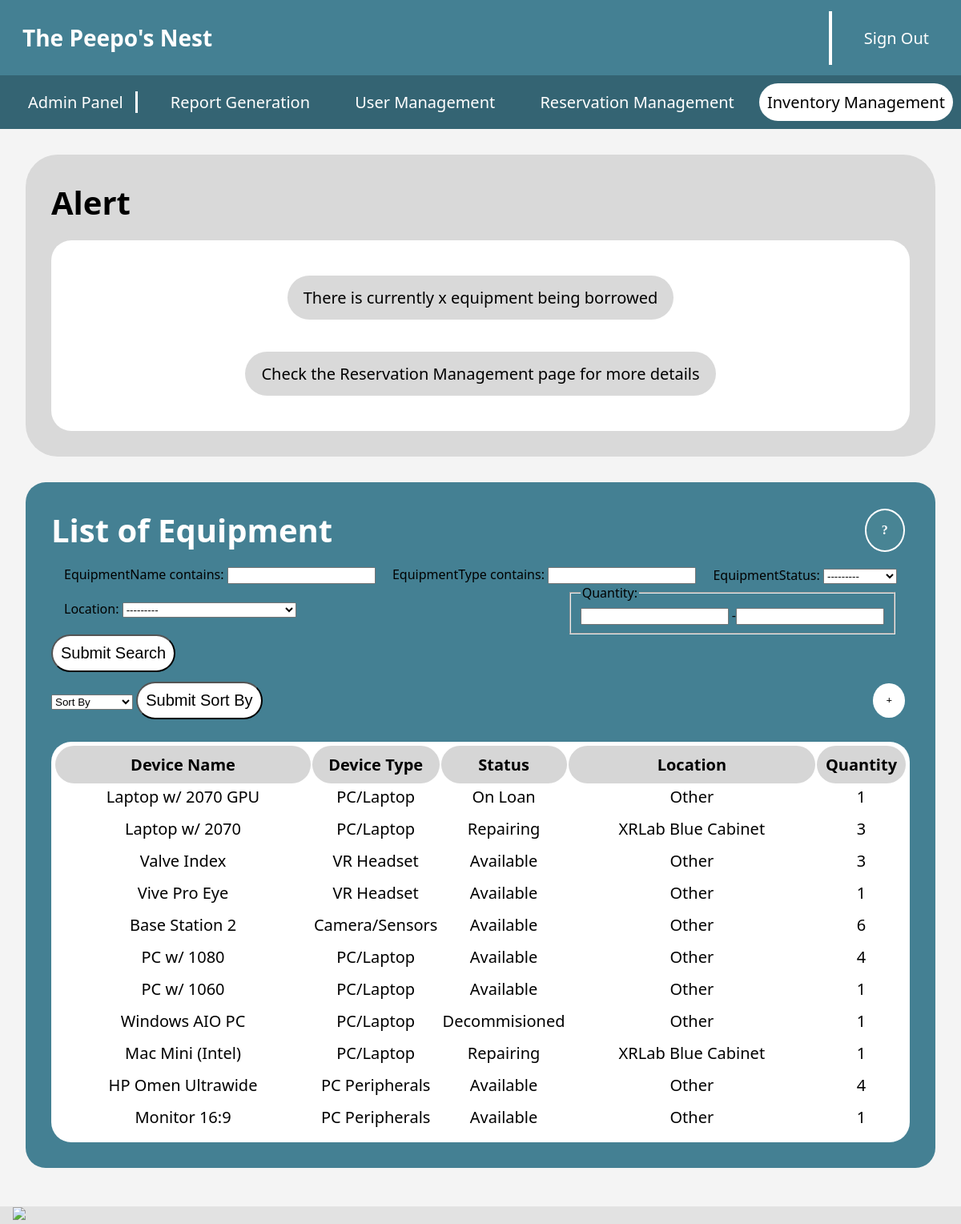
The app's page /inventory/inventorymanagement with its own data.
### equipment_management/models.py (models this page shows)
class Equipment(models.Model):
    Status_Choices = [
        ('On_loan', 'On Loan'),
        ('Repairing', 'Repairing'),
        ('Available', 'Available'),
        ('Unavailable', 'Unavailable')
    ]
    Location_choices = [
        ('blue_cabinet', 'XRLab Blue Cabinet'),
        ('blue_cabinet_large', 'XRLab Blue Cabinet Large'),
        ('medium_wooden_cabinet', 'XRLab Medium Wooden Cabinet'),
        ('other', 'Other'),
    ]
    equipmentName = models.CharField(max_length=100)
    equipmentStatus = models.CharField(max_length=100, choices=Status_Choices, default='Available')
    equipmentType = models.CharField(max_length=100)
    quantity = models.IntegerField()
    auditDate = models.DateField(null=True, blank=True)
    location = models.CharField(max_length=100, choices=Location_choices)
    accessLevel = models.CharField(max_length=100, null=True, blank=True)
    serialNo = models.CharField(max_length=100, null=True, blank=True)
    comments = models.TextField(max_length=250, null=True, blank=True)
    bookingCount = models.PositiveIntegerField (default=0, null=True, blank=True)

### equipment_management/views.py (the view)
class EquipmentListView(ListView):
    queryset = Equipment.objects.all()
    template_name = 'equipment_management/inventorymanagement.html'
    context_object_name = 'equipments'
    def get_queryset(self):
        queryset = super().get_queryset()
        self.filterset = EquipmentItemFilters(self.request.GET, queryset=queryset)
        queryset = self.filterset.qs
        sort_by = self.request.GET.get('sort-by')
        if sort_by == 'Device Name':
            queryset = queryset.order_by('equipmentName')
        elif sort_by == 'Device Type':
            queryset = queryset.order_by('equipmentType')
        elif sort_by == 'Availability':
            queryset = queryset.order_by('equipmentStatus')
        elif sort_by == 'Location':
            queryset = queryset.order_by('location')
        return queryset
    def get_context_data(self, **kwargs):
        context = super().get_context_data(**kwargs)
        context['form'] = self.filterset.form
        return context

### equipment_management/templates/equipment_management/inventorymanagement.html (shortened to what this page needs)
{% load static %}
<!DOCTYPE html>
<html lang="en">
    <head>
        <link rel="stylesheet" href="{% static 'navbarFooter.css' %}">
        <link rel="stylesheet" href="{% static 'greyBoxTable.css' %}">
        <link rel="stylesheet" href="{% static 'blueBoxTable.css' %}">
        <link rel="stylesheet" href="{% static 'accordian.css' %}">
        <link rel="stylesheet" href="{% static 'popUp.css' %}">
    </head>
    <body>
        <div class="navbar">
            <ul>
                <li class="title"><a href="{% url 'home' %}">The Peepo's Nest</a></li>
            </ul>
            <ul class="user-info">
                <li><a href="{% url 'logout' %}">Sign Out</a></li>
                <li><a href="{% url 'userprofile' %}">{{ user.username }}</a></li>
            </ul>
        </div>
        <div class="admin-nav">
            <ul class="adminNav-links">
                <li>Admin Panel</li>
                <li><a href="{% url 'reportmanagement' %}">Report Generation</a></li>
                <li><a href="/admin/authentication_app/customuser/">User Management</a></li>
                <li><a href="{% url 'reservation_management' %}">Reservation Management</a></li>
                <li class="active">Inventory Management</li>
            </ul>
        </div>
        <div class="plainMainPanel">
            <h2>Alert</h2>
            <div class="plainInnerPanel">
                <p>There is currently x equipment being borrowed</p>
                <p>Check the Reservation Management page for more details</p></td>
            </div>
        </div>
        <div class="mainPanel">
            <div class="OuterBar">
                <div class="boxHeader">
                    <h2>List of Equipment</h2>
                    <button id="helpBtn"><b><p class="circleBtn">?</p></b></button>
                </div>
                <div class="restrictResults">
                    <form method="GET" action="{% url 'inventorymanagement' %}" id="search">
                        <div id="filter-form">
                            {{ form.as_div }}
                        </div>
                        <input type="submit" value="Submit Search" class="custom-select">
                    </form>
                    <form method="GET" action="{% url 'inventorymanagement' %}" id="search">
                            <select id="sort" name="sort-by">
                                <option selected disabled>Sort By</option>
                            </select>
                        <input type="submit" value="Submit Sort By" class="custom-select">
                    </form>
                    <button id="myRBtn"><b><p class="addBtn">&plus;</p></b></button>
                </div>
            </div>
            <div class="InnerPanel">
                <table class="accordion">
                    <tr>
                        <th>Device Name</th>
                        <th>Device Type</th>
                        <th>Status</th>
                        <th>Location</th>
                        <th>Quantity</th>
                    </tr>
                    {% for equipment in equipments %}
                    <tr class="accordion-item">
                        <td><div class="cell-content">{{ equipment.equipmentName }}</div></td>
                        <td><div class="cell-content">{{ equipment.equipmentType }}</div></td>
                        <td><div class="cell-content">{{ equipment.get_equipmentStatus_display }}</div></td>
                        <td><div class="cell-content">{{ equipment.get_location_display }}</div></td>
                        <td><div class="cell-content">{{ equipment.quantity }}</div></td>
                    </tr>
                    {% endfor %}
                </table>
            </div>
        </div>
        <div class="unibanner">
            <img src="https://static.yuna.potential.ly/public/open/5e273a2a85dc09000100c61c/westminster-logo.png">
        </div>
    </body>
</html>

### report_management/static/navbarFooter.css (style rules this page uses)
body { margin: 0; font-family: system-ui, -apple-system, BlinkMacSystemFont, 'Segoe UI', Roboto, Oxygen, Ubuntu, Cantarell, 'Open Sans', 'Helvetica Neue', sans-serif; background-color: #f4f4f4; }
.navbar { margin: 0; background-color: #448093; display: flex; justify-content: space-between; align-items: center; font-size: 20px; }
.navbar .title { font-size: 28px; font-weight: bold; }
.user-info a { margin-right: 1em; }
.user-info li:nth-child(1) { padding-left: 1em; border-left: .2em solid white; }
.navbar ul { list-style-type: none; margin: 0; padding: 0; overflow: hidden; }
.navbar li { float: right; display: flex; }
.navbar li a { display: block; color: white; text-align: center; padding: 1em 1em; text-decoration: none; }
.admin-nav { background-color: #346473; color: white; padding: 1em 1em; font-size: 20px; }
.admin-nav ul { list-style-type: none; padding: 0; margin: 0; display: flex; justify-content: space-between; }
.admin-nav ul li { padding: 0 15px; }
.admin-nav ul li:first-child, .top-bar ul:nth-child(2) li:first-child { border-right: 3px solid white; }
.admin-nav ul li a { text-decoration: none; color: white; display: block; text-align: center; }
.unibanner { background-color: rgb(226, 226, 226); margin-top: 3em; width:100%; }
.unibanner img { padding-left: 1em; }

### equipment_management/static/greyBoxTable.css (style rules this page uses)
.plainMainPanel { background-color: #D9D9D9; margin: 2em 2em; border-radius: 40px; padding: 2em; }
.plainMainPanel h2 { font-size: 40px; margin: 0; padding-bottom: .5em; }
.plainInnerPanel { background-color: white; border-radius: 25px; padding: 1.5em 2em; display: flex; flex-direction: column; align-items: center; }
.plainInnerPanel p { padding: 1em; margin-left: auto; margin-right: auto; background-color: #D9D9D9; border-radius: 40px; text-align: center; font-size: 20px; padding: .7em 1em; width:max-content; }

### equipment_management/static/blueBoxTable.css (style rules this page uses)
.mainPanel { background-color: #448093; margin: 2em 2em; border-radius: 25px; padding: 2em; }
.OuterBar { padding-bottom: 1em; width: 100%; }
.OuterBar h2 { text-align: left; font-size: 40px; color:white; margin: 0; }
.boxHeader { display: flex; flex-direction: row; align-items: flex-start; justify-content: space-between; height: 100%; padding-bottom: 1em; }
.restrictResults { display: flex; flex-direction: row; justify-content: space-between; align-items:center; flex-wrap: wrap; }
.OuterBar button { background-color: transparent; border-style: none; }
.addBtn { font-family: "Merriweather", serif; padding: 1em 1.2em; width: fit-content; background-color: rgb(255, 255, 255); border-radius: 50%; }
.circleBtn { text-align: center; font-size: medium; font-family: "Merriweather", serif; background-color: #488494; padding: 1em 1.2em; width: fit-content; color: white; border: 2px solid rgb(255, 255, 255); border-radius: 50%; cursor: help; margin: 0; align-self: center; }
.custom-select { border-radius: 25px; color: black; padding: 10px; font-size: 20px; text-align: center; text-align-last: center; -moz-text-align-last: center; background-color: white; appearance: none; -webkit-appearance: none; margin-right: 1em; }
#search { margin: 0; margin-right: auto; }
.InnerPanel { background-color: white; border-radius: 25px; }
.InnerPanel table { width: 100%; padding: .2em .2em; }
.InnerPanel table:first-child tr th { border-radius: 25px; color: black; padding: .5em; font-size: 20px; text-align: center; background-color: #D6D6D6; }
.InnerPanel table:nth-child(n+1) tr td { border-radius: 25px; color: black; padding-bottom: .5em; font-size: 20px; text-align: center; }
.scroll { width: 100%; height: 500px; overflow-y: auto; }

### equipment_management/static/accordian.css (style rules this page uses)
.accordion tr td { background-color: transparent; border: none; cursor: pointer; text-align: left; outline: none; }
form > div { display: flex; justify-content: space-between; align-items: center; flex-wrap: wrap; margin: 0 1em; }

### equipment_management/templates/equipment_management/inventorymanagement.html (style rules this page uses)
.admin-nav .adminNav-links li.active { padding: .5em; margin: -.5em; color: black; background-color: white; border-radius: 40px; }

### records on screen
Equipment: equipmentName "Laptop w/ 2070 GPU", equipmentType "PC/Laptop", equipmentStatus "On Loan", location "Other", quantity "1"
Equipment: equipmentName "Laptop w/ 2070", equipmentType "PC/Laptop", equipmentStatus "Repairing", location "XRLab Blue Cabinet", quantity "3"
Equipment: equipmentName "Valve Index", equipmentType "VR Headset", equipmentStatus "Available", location "Other", quantity "3"
Equipment: equipmentName "Vive Pro Eye", equipmentType "VR Headset", equipmentStatus "Available", location "Other", quantity "1"
Equipment: equipmentName "Base Station 2", equipmentType "Camera/Sensors", equipmentStatus "Available", location "Other", quantity "6"
Equipment: equipmentName "PC w/ 1080", equipmentType "PC/Laptop", equipmentStatus "Available", location "Other", quantity "4"
Equipment: equipmentName "PC w/ 1060", equipmentType "PC/Laptop", equipmentStatus "Available", location "Other", quantity "1"
Equipment: equipmentName "Windows AIO PC", equipmentType "PC/Laptop", equipmentStatus "Decommisioned", location "Other", quantity "1"
Equipment: equipmentName "Mac Mini (Intel)", equipmentType "PC/Laptop", equipmentStatus "Repairing", location "XRLab Blue Cabinet", quantity "1"
Equipment: equipmentName "HP Omen Ultrawide", equipmentType "PC Peripherals", equipmentStatus "Available", location "Other", quantity "4"
Equipment: equipmentName "Monitor 16:9", equipmentType "PC Peripherals", equipmentStatus "Available", location "Other", quantity "1"
